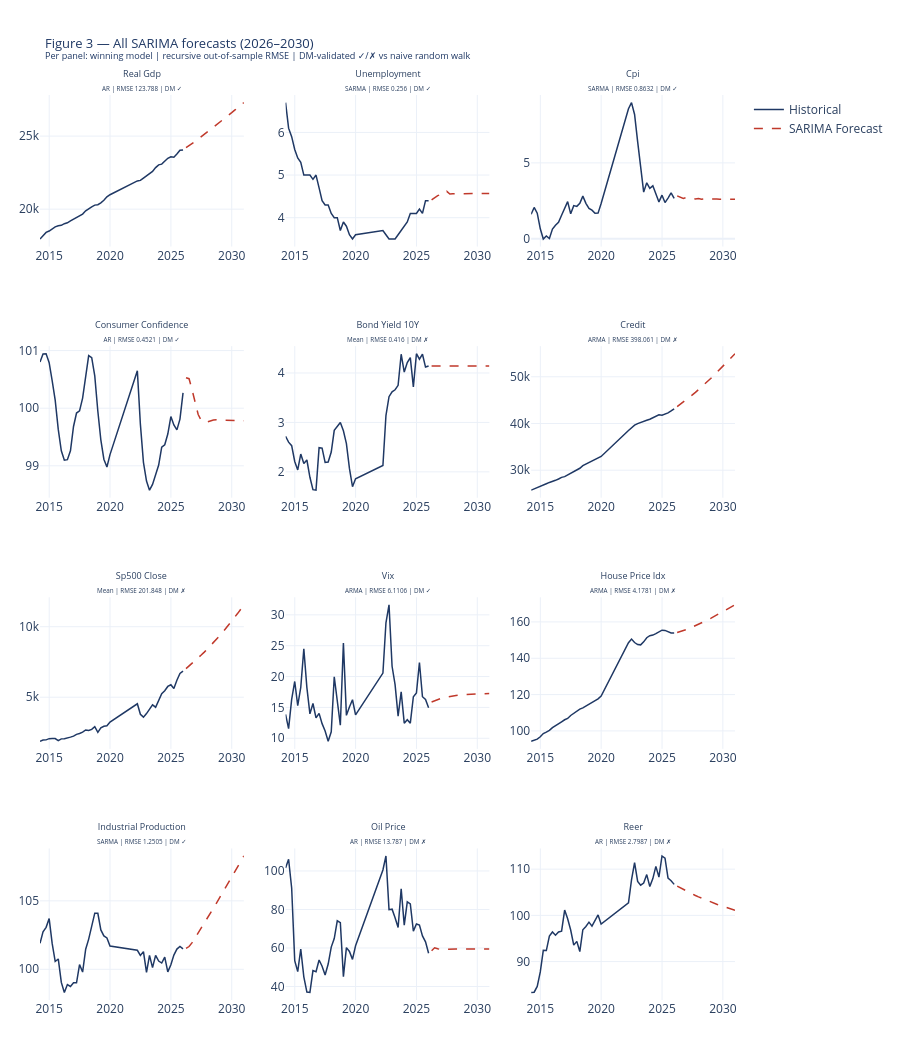

The code cell stored with this chart in its notebook:
### Code cell
# ── Figure 3 — ALL forecasts (annotated with winning model, OOS RMSE, DM flag) ──
def _panel_title(var):
    row = backtest_summary.loc[backtest_summary['Variable'] == var]
    base = var.replace('us_', '').replace('_', ' ').title()
    if row.empty:
        return base
    r = row.iloc[0]
    mark = '\u2713' if (r.get('_validated') == True) else '\u2717'
    rmse = '' if pd.isna(r['RMSE']) else f" | RMSE {r['RMSE']:g}"
    return f"{base}<br><sub>{r['Winning model']}{rmse} | DM {mark}</sub>"

def plot_forecast_panels(var_list, fig_title):
    if not var_list:
        print('  (no variables to plot)'); return None
    n_cols = 3
    n_rows = int(np.ceil(len(var_list) / n_cols))
    fig = make_subplots(rows=n_rows, cols=n_cols,
                        subplot_titles=[_panel_title(v) for v in var_list],
                        vertical_spacing=0.11, horizontal_spacing=0.06)
    for i, var in enumerate(var_list):
        r, c = i // n_cols + 1, i % n_cols + 1
        hist = df_hist[var].dropna()
        fc   = forecast_raw[var] if var in forecast_raw.columns else None
        fig.add_trace(go.Scatter(x=hist.index[-40:], y=hist.values[-40:], mode='lines',
                                 line=dict(color=NAVY, width=1.5),
                                 showlegend=(i == 0), name='Historical'), row=r, col=c)
        if fc is not None:
            fig.add_trace(go.Scatter(x=fc.index, y=fc.values, mode='lines',
                                     line=dict(color=RED, width=1.5, dash='dash'),
                                     showlegend=(i == 0), name='SARIMA Forecast'), row=r, col=c)
    fig.update_layout(title=dict(text=fig_title, font=dict(size=13, color=NAVY)),
                      template=TEMPLATE, height=n_rows * 260,
                      margin=dict(t=95, b=40, l=40, r=20))
    fig.update_annotations(font_size=9)
    fig.show()
    return fig

fig_all = plot_forecast_panels(
    [v for v in RAW_TO_FORECAST if v in forecast_raw.columns],
    'Figure 3 \u2014 All SARIMA forecasts (2026\u20132030)<br>'
    '<sup>Per panel: winning model | recursive out-of-sample RMSE | '
    'DM-validated \u2713/\u2717 vs naive random walk</sup>')
